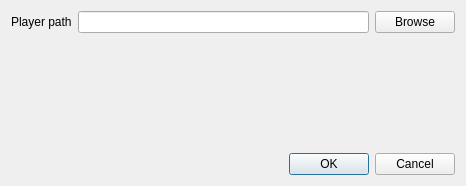
<?xml version="1.0" encoding="UTF-8"?>
<ui version="4.0">
 <class>SettingsDialog</class>
 <widget class="QDialog" name="SettingsDialog">
  <property name="geometry">
   <rect>
    <x>0</x>
    <y>0</y>
    <width>466</width>
    <height>186</height>
   </rect>
  </property>
  <property name="windowTitle">
   <string>Dialog</string>
  </property>
  <layout class="QVBoxLayout" name="verticalLayout">
   <item>
    <layout class="QHBoxLayout" name="horizontalLayout">
     <item>
      <widget class="QLabel" name="label">
       <property name="text">
        <string>Player path</string>
       </property>
      </widget>
     </item>
     <item>
      <widget class="QLineEdit" name="playerPath"/>
     </item>
     <item>
      <widget class="QPushButton" name="browseButton">
       <property name="text">
        <string>Browse</string>
       </property>
      </widget>
     </item>
    </layout>
   </item>
   <item>
    <spacer name="verticalSpacer">
     <property name="orientation">
      <enum>Qt::Vertical</enum>
     </property>
     <property name="sizeHint" stdset="0">
      <size>
       <width>20</width>
       <height>40</height>
      </size>
     </property>
    </spacer>
   </item>
   <item>
    <widget class="QDialogButtonBox" name="buttonBox">
     <property name="orientation">
      <enum>Qt::Horizontal</enum>
     </property>
     <property name="standardButtons">
      <set>QDialogButtonBox::Cancel|QDialogButtonBox::Ok</set>
     </property>
    </widget>
   </item>
  </layout>
 </widget>
 <resources/>
 <connections>
  <connection>
   <sender>buttonBox</sender>
   <signal>accepted()</signal>
   <receiver>SettingsDialog</receiver>
   <slot>accept()</slot>
   <hints>
    <hint type="sourcelabel">
     <x>257</x>
     <y>176</y>
    </hint>
    <hint type="destinationlabel">
     <x>157</x>
     <y>274</y>
    </hint>
   </hints>
  </connection>
  <connection>
   <sender>buttonBox</sender>
   <signal>rejected()</signal>
   <receiver>SettingsDialog</receiver>
   <slot>reject()</slot>
   <hints>
    <hint type="sourcelabel">
     <x>325</x>
     <y>176</y>
    </hint>
    <hint type="destinationlabel">
     <x>286</x>
     <y>274</y>
    </hint>
   </hints>
  </connection>
  <connection>
   <sender>browseButton</sender>
   <signal>clicked()</signal>
   <receiver>SettingsDialog</receiver>
   <slot>browseButtonClicked()</slot>
   <hints>
    <hint type="sourcelabel">
     <x>416</x>
     <y>28</y>
    </hint>
    <hint type="destinationlabel">
     <x>365</x>
     <y>88</y>
    </hint>
   </hints>
  </connection>
 </connections>
 <slots>
  <slot>browseButtonClicked()</slot>
 </slots>
</ui>
